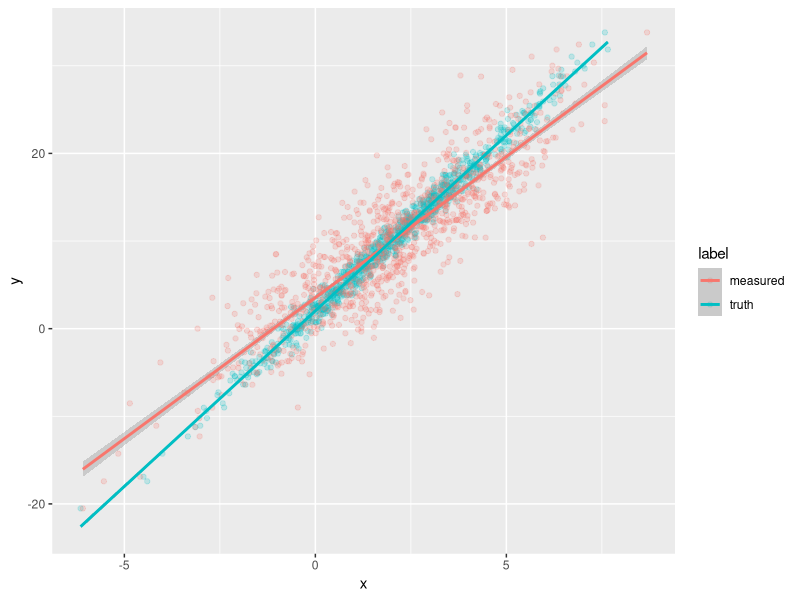
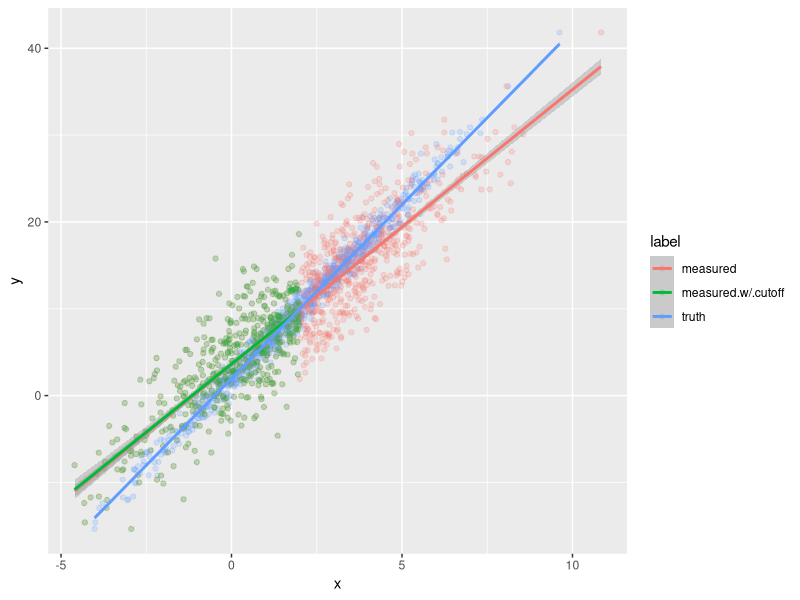
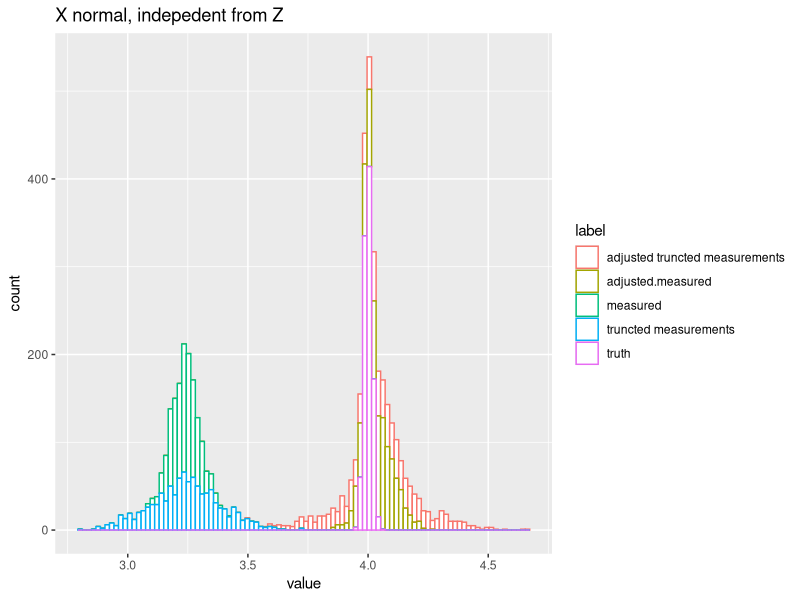
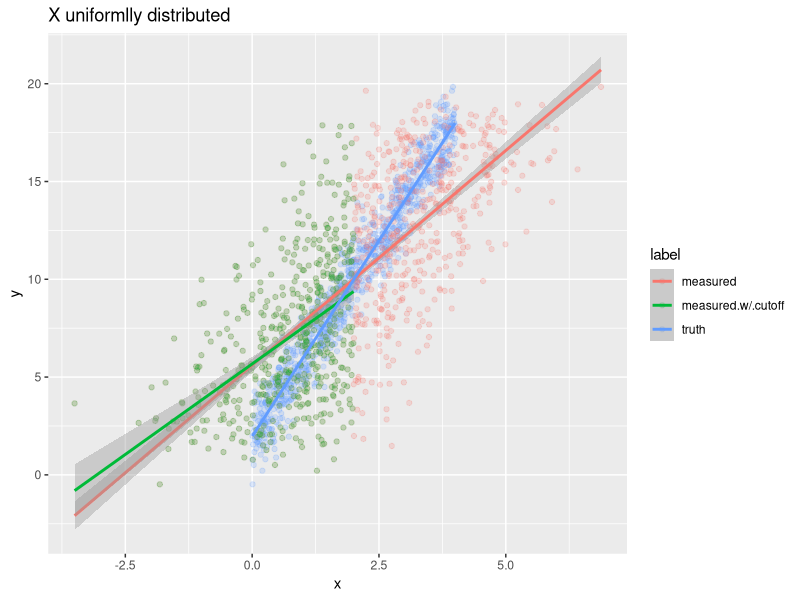
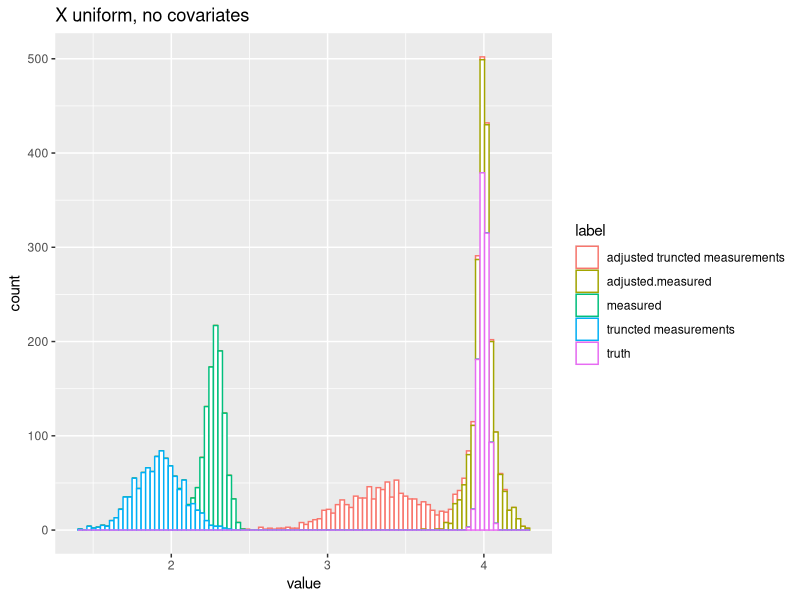
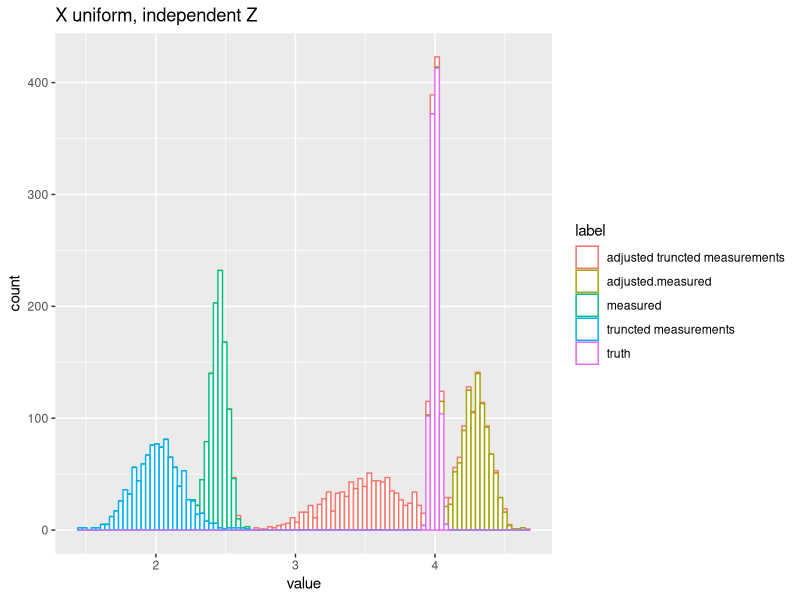

Reproduce these figures in R, in order.
## ---- chunk 1
library(ggplot2)
library(dplyr)

## ---- chunk 2
#

x<- rnorm(1000,2,2)
w1<- x + rnorm(1000,0,1)
w2<- x + rnorm(1000,0,1)
#
d<-data.frame(x,w1,w2)
# selection
ds<-d%>%filter(w1<2)

summary(ds$w1)
summary(ds$w2)

t.test(ds$w1,ds$w2)

wilcox.test(ds$w1,ds$w2)


## ---- chunk 3

## Classical measurement error

n<-1000
x<- rnorm(n,2,2)#uniform will cause more difference
#x<- runif(n,0,4)#uniform will cause more difference
beta0<-2
beta1<-4
y<-beta0+beta1*x+rnorm(n,0,1)
w<-x+rnorm(n,0,1)#w and y bi-variate normal

d1<-data.frame(y,x,label = "truth")
d2<-data.frame(y,x = w,label = "measured")
d<-rbind(d1,d2)

ggplot(data = d)+
  geom_point(aes(x,y,col = label),alpha = 0.2)+
  geom_smooth(aes(x,y,col = label),method = "lm",formula = "y~x")

## ---- chunk 4
set.seed(1)
n<-1000
x<- rnorm(n,2,2)#uniform will cause more difference
#x<- runif(n,0,4)#uniform will cause more difference
beta0<-2
beta1<-4
y<-beta0+beta1*x+rnorm(n,0,1)
w<-x+rnorm(n,0,1)#w and y bi-variate normal

d1<-data.frame(y,x,label = "truth")
d2<-data.frame(y,x = w,label = "measured")
d<-rbind(d1,d2)



d.sub<-d%>%filter(x<2)%>%filter(label=="measured")
d.sub$label<-"measured.w/.cutoff"

d<-rbind(d,d.sub)
ggplot(data = d)+
  geom_point(aes(x,y,col = label),alpha = 0.2)+
  geom_smooth(aes(x,y,col = label),method = "lm",formula = "y~x")
## ---- chunk 5
true.slope<-NULL
true.intercept<-NULL

m.slope<-NULL
m.intercept<-NULL

ms.slope<-NULL
ms.intercept<-NULL

for(i in 1:1000){
  #print(i)
  n<-1000
  alpha<-1
  t<-c(rep(0,n/2),rep(1,n/2))
  x<- rnorm(n,2,2) + alpha*t #uniform will cause difference
  beta0<-2
  beta1<-4
  y<-beta0+beta1*x+rnorm(n,0,1)
  w<-x+rnorm(n,0,1)#w and y bi-variate normal
  
  d1<-data.frame(y,x,label = "truth")
  d2<-data.frame(y,x = w,label = "measured")
  d<-rbind(d1,d2)
  
  ggplot(data = d)+
    geom_point(aes(x,y,col = label),alpha = 0.2)+
    geom_smooth(aes(x,y,col = label),method = "lm",formula = "y~x")+
    ggtitle("X normally distributed")
  
  
  d.sub<-d%>%filter(x<2)%>%filter(label=="measured")
  d.sub$label<-"measured.w/.cutoff"
  
  d<-rbind(d,d.sub)
  # ggplot(data = d)+
  #   geom_point(aes(x,y,col = label),alpha = 0.2)+
  #   geom_smooth(aes(x,y,col = label),method = "lm",formula = "y~x")
  
  
  
  ## With numbers
  fit1<-lm(y~x,data = d%>%filter(label == "truth"))
  fit2<-lm(y~x,data = d%>%filter(label == "measured"))
  fit3<-lm(y~x,data = d%>%filter(label == "measured.w/.cutoff"))
  
  
  true.intercept[i]<-fit1$coefficients[1]
  true.slope[i]<-fit1$coefficients[2]
  
  m.intercept[i]<-fit2$coefficients[1]
  m.slope[i]<-fit2$coefficients[2]
  
  ms.intercept[i]<-fit3$coefficients[1]
  ms.slope[i]<-fit3$coefficients[2]
  
  
}



summary(true.slope)
summary(m.slope)
summary(ms.slope)

sigma2.x<-4
sigma2.u<-1


lambda<-sigma2.x / (sigma2.u + sigma2.x) #0.8
#lambda1<-sd(d.sub$x)^2 / (sigma2.u + sd(d.sub$x)^2) #0.8

df<-rbind(data.frame(value = true.slope,label = "truth"),
          data.frame(value = m.slope/lambda,label = "adjusted.measured"),
          data.frame(value = m.slope,label = "measured "),
          data.frame(value = ms.slope,label = "truncted measurements"),
          data.frame(value = ms.slope/lambda,label = "adjusted truncted measurements"))

ggplot(data = df)+
  geom_histogram(aes(x = value,color = label),fill = "white",bins = 100)+
  ggtitle("X normal, indepedent from Z")



## ---- chunk 6
set.seed(1)
n<-1000
#x<- rnorm(n,2,2)#uniform will cause more difference
x<- runif(n,0,4)#uniform will cause more difference
beta0<-2
beta1<-4
y<-beta0+beta1*x+rnorm(n,0,1)
w<-x+rnorm(n,0,1)#w and y bi-variate normal

d1<-data.frame(y,x,label = "truth")
d2<-data.frame(y,x = w,label = "measured")
d<-rbind(d1,d2)

d.sub<-d%>%filter(x<2)%>%filter(label=="measured")
d.sub$label<-"measured.w/.cutoff"

d<-rbind(d,d.sub)
ggplot(data = d)+
  geom_point(aes(x,y,col = label),alpha = 0.2)+
  geom_smooth(aes(x,y,col = label),method = "lm",formula = "y~x")+
  ggtitle("X uniformlly distributed")
## ---- chunk 7
true.slope<-NULL
true.intercept<-NULL

m.slope<-NULL
m.intercept<-NULL

ms.slope<-NULL
ms.intercept<-NULL

for(i in 1:1000){
  #print(i)
  n<-1000
  alpha<-1
  t<-c(rep(0,n/2),rep(1,n/2))
  x<- runif(n,0,4)  #uniform will cause difference
  beta0<-2
  beta1<-4
  y<-beta0+beta1*x+rnorm(n,0,1)
  w<-x+rnorm(n,0,1)#w and y bi-variate normal
  
  d1<-data.frame(y,x,label = "truth")
  d2<-data.frame(y,x = w,label = "measured")
  d<-rbind(d1,d2)
  
  ggplot(data = d)+
    geom_point(aes(x,y,col = label),alpha = 0.2)+
    geom_smooth(aes(x,y,col = label),method = "lm",formula = "y~x")
  
  
  d.sub<-d%>%filter(x<2)%>%filter(label=="measured")
  d.sub$label<-"measured.w/.cutoff"
  
  d<-rbind(d,d.sub)
  # ggplot(data = d)+
  #   geom_point(aes(x,y,col = label),alpha = 0.2)+
  #   geom_smooth(aes(x,y,col = label),method = "lm",formula = "y~x")
  
  
  
  ## With numbers
  fit1<-lm(y~x,data = d%>%filter(label == "truth"))
  fit2<-lm(y~x,data = d%>%filter(label == "measured"))
  fit3<-lm(y~x,data = d%>%filter(label == "measured.w/.cutoff"))
  
  
  true.intercept[i]<-fit1$coefficients[1]
  true.slope[i]<-fit1$coefficients[2]
  
  m.intercept[i]<-fit2$coefficients[1]
  m.slope[i]<-fit2$coefficients[2]
  
  ms.intercept[i]<-fit3$coefficients[1]
  ms.slope[i]<-fit3$coefficients[2]
  
  
}



summary(true.slope)
summary(m.slope)
summary(ms.slope)

sigma2.x<-4^2/12
sigma2.u<-1


lambda<-sigma2.x / (sigma2.u + sigma2.x) #0.8
#lambda1<-sd(d.sub$x)^2 / (sigma2.u + sd(d.sub$x)^2) #0.8

df<-rbind(data.frame(value = true.slope,label = "truth"),
          data.frame(value = m.slope/lambda,label = "adjusted.measured"),
          data.frame(value = m.slope,label = "measured "),
          data.frame(value = ms.slope,label = "truncted measurements"),
          data.frame(value = ms.slope/lambda,label = "adjusted truncted measurements"))

ggplot(data = df)+
  geom_histogram(aes(x = value,color = label),fill = "white",bins = 100)+
  ggtitle("X uniform, no covariates")



## ---- chunk 8
true.slope<-NULL
true.intercept<-NULL

m.slope<-NULL
m.intercept<-NULL

ms.slope<-NULL
ms.intercept<-NULL

for(i in 1:1000){
  #print(i)
  n<-1000
  alpha<-1
  t<-c(rep(0,n/2),rep(1,n/2))
  x<- runif(n,0,4) + t*alpha #uniform will cause difference
  beta0<-2
  beta1<-4
  y<-beta0+beta1*x+rnorm(n,0,1)
  w<-x+rnorm(n,0,1)#w and y bi-variate normal
  
  d1<-data.frame(y,x,label = "truth")
  d2<-data.frame(y,x = w,label = "measured")
  d<-rbind(d1,d2)
  
  ggplot(data = d)+
    geom_point(aes(x,y,col = label),alpha = 0.2)+
    geom_smooth(aes(x,y,col = label),method = "lm",formula = "y~x")
  
  
  d.sub<-d%>%filter(x<2)%>%filter(label=="measured")
  d.sub$label<-"measured.w/.cutoff"
  
  d<-rbind(d,d.sub)
  # ggplot(data = d)+
  #   geom_point(aes(x,y,col = label),alpha = 0.2)+
  #   geom_smooth(aes(x,y,col = label),method = "lm",formula = "y~x")
  
  
  
  ## With numbers
  fit1<-lm(y~x,data = d%>%filter(label == "truth"))
  fit2<-lm(y~x,data = d%>%filter(label == "measured"))
  fit3<-lm(y~x,data = d%>%filter(label == "measured.w/.cutoff"))
  
  
  true.intercept[i]<-fit1$coefficients[1]
  true.slope[i]<-fit1$coefficients[2]
  
  m.intercept[i]<-fit2$coefficients[1]
  m.slope[i]<-fit2$coefficients[2]
  
  ms.intercept[i]<-fit3$coefficients[1]
  ms.slope[i]<-fit3$coefficients[2]
  
  
}



summary(true.slope)
summary(m.slope)
summary(ms.slope)

sigma2.x<-4^2/12
sigma2.u<-1


lambda<-sigma2.x / (sigma2.u + sigma2.x) #0.8
#lambda1<-sd(d.sub$x)^2 / (sigma2.u + sd(d.sub$x)^2) #0.8

df<-rbind(data.frame(value = true.slope,label = "truth"),
          data.frame(value = m.slope/lambda,label = "adjusted.measured"),
          data.frame(value = m.slope,label = "measured "),
          data.frame(value = ms.slope,label = "truncted measurements"),
          data.frame(value = ms.slope/lambda,label = "adjusted truncted measurements"))

ggplot(data = df)+
  geom_histogram(aes(x = value,color = label),fill = "white",bins = 100)+
  ggtitle("X uniform, independent Z")



